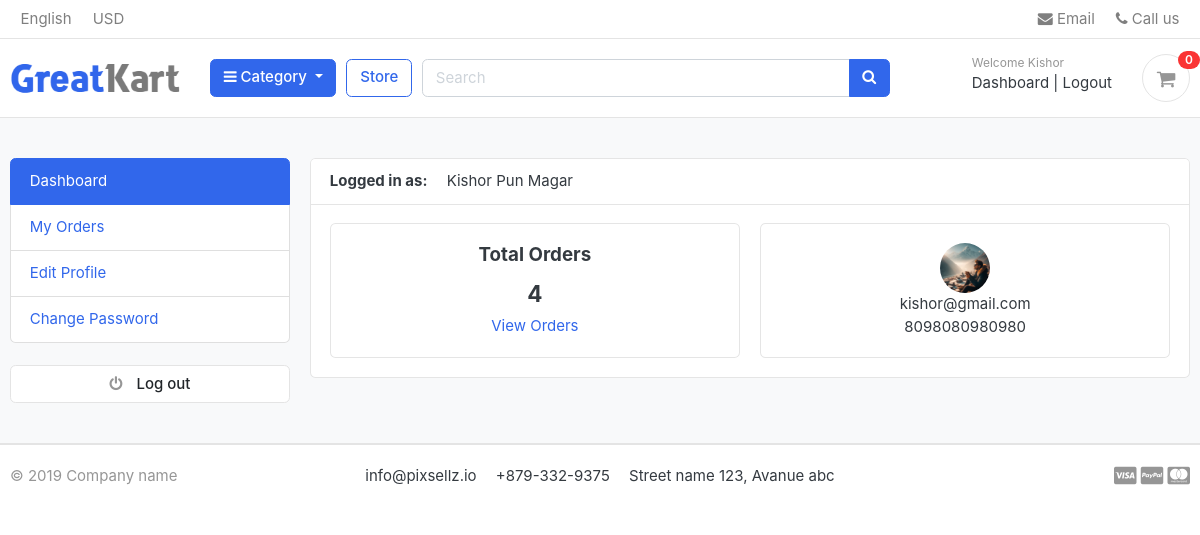
Page /accounts/ (signed in) on the committed database.
### accounts/models.py (models this page shows, shortened)
class Account(AbstractBaseUser):
    first_name = models.CharField(max_length=50, null=True, blank=True)
    last_name = models.CharField(max_length=50, null=True, blank=True)
    username = models.CharField(max_length=50, unique=True, blank=True, null=True)
    email = models.EmailField(unique=True)
    phone_number = models.CharField(max_length=15, null=True, blank=True)
    date_joined = models.DateTimeField(auto_now_add=True)
    last_login = models.DateTimeField(auto_now_add=True)
    is_admin = models.BooleanField(default=False)
    is_staff = models.BooleanField(default=False)
    is_active = models.BooleanField(default=False)
    is_superadmin = models.BooleanField(default=False)
    USERNAME_FIELD = 'email'
    REQUIRED_FIELDS = ['first_name', 'last_name', 'username']
    objects = MyAccountManager()
    def full_name(self):
        return f'{self.first_name} {self.last_name}'

class UserProfile(models.Model):
    user = models.OneToOneField(Account, on_delete=models.CASCADE)
    profile_picture = models.ImageField(blank=True, null=True, upload_to='static/userprofile')
    address_line_1 = models.CharField(max_length=100)
    address_line_2 = models.CharField(max_length=100, null=True, blank=True)
    country = models.CharField(max_length=50)
    state = models.CharField(max_length=50)
    city = models.CharField(max_length=50)

### accounts/views.py (the view)
# urls.py: path('', dashboard, name='dashboard'),
@login_required(login_url="login")
def dashboard(request):
    userProfile = get_object_or_404(UserProfile, user=request.user)
    orders = Order.objects.order_by('-created_at').filter(user_id=request.user.id, is_order = True)
    orders_count = orders.count()
    context = {
        'orders': orders,
        'orders_count': orders_count,
        'userProfile' : userProfile
    }
    return render(request, 'front/accounts/dashboard.html', context)

### carts/contex_processors.py (called while the page is built)
def counter(request):
    cart_count =0
    if 'admin' in request.path:
        return {}
    else:
        try:
            cart= Cart.objects.filter(cart_id=_cart_id(request))
            if request.user.is_authenticated:
                cart_items = CartItem.objects.all().filter(user=request.user)
            else:
                cart_items = CartItem.objects.all().filter(cart=cart[:1])
            for  cart_item in cart_items:
                cart_count = cart_count +cart_item.quantity
        except Cart.DoesNotExist:
            cart_count = 0
    return  dict(cart_count=cart_count,)

### carts/views.py (called while the page is built)
def _cart_id(request):
    cart = request.session.session_key
    if not cart:
        cart = request.session.create()
    return cart

### category/contex_processors.py (called while the page is built)
def menu_links(request):
    links = Category.objects.all()
    return {'links':links}

### category/models.py (called while the page is built)
    def get_url(self):
        return reverse('product_by_category', args=[self.slug])

### templates/front/accounts/dashboard.html (shortened to what this page needs)
{% extends "front/layouts/base.html" %}
{% load static %}
{% block content %}
<section class="section-conten padding-y bg">
    <div class="container">
        <div class="row">
        {% include "front/layouts/dashboard_sidebar.html" %}
        <main class="col-md-9">
            <article class="card">
                <header class="card-header">
                    <strong class="d-inline-block mr-3">Logged in as:</strong>
                    <span>{{request.user.full_name | capfirst}} </span>
                </header>
                <div class="card-body">
                    <div class="row">
                        <div class="col-md-6">
                            <div class="card" style="text-align:center">
                                <div class="card-body">
                                    <h5 class="card-title">Total Orders</h5>
                                    <h4>{{orders_count}}</h4>
                                    <a href="{% url 'my_orders' %}">View Orders</a>
                                </div>
                            </div>
                        </div>
                        <div class="col-md-6">
                            <div class="card" style="text-align:center">
                                <div class="card-body">
                                    <img src="{{userProfile.profile_picture.url}}" alt="User Profile" width="50" height="50" style="border-radius:50%;"/>
                                    <p class="mb-0">{{request.user.email}}</p>
                                    <p class="mb-0">{{request.user.phone_number}}</p>
                                </div>
                            </div>
                        </div>
                    </div>
                </div>
            </article>
        </main>
    </div>
    </div>
    </section>
{% endblock %}

### templates/front/layouts/header.html (shortened to what this page needs)
{% load static %}
<header class="section-header">
    <nav class="navbar p-md-0 navbar-expand-sm navbar-light border-bottom">
        <div class="container">
        <div class="collapse navbar-collapse" id="navbarTop4">
            <ul class="navbar-nav mr-auto">
                <li class="nav-item dropdown">
                    <a href="#" class="nav-link">   English </a>
                </li>
                <li class="nav-item dropdown">
                    <a href="#" class="nav-link"> USD </a>
                </li>
            </ul>
            <ul class="navbar-nav">
                <li><a href="#" class="nav-link"> <i class="fa fa-envelope"></i> Email </a></li>
                <li><a href="#" class="nav-link"> <i class="fa fa-phone"></i> Call us </a></li>
            </ul>
        </div>
        </div>
    </nav>
    <section class="header-main border-bottom">
        <div class="container">
    <div class="row align-items-center">
        <div class="col-lg-2 col-md-3 col-6">
            <a href="{% url "index" %}" class="brand-wrap">
                <img class="logo" src="{% static 'front/images/logo.png' %}">
            </a>
        </div>
        <div class="col-lg col-sm col-md col-6 flex-grow-0">
            <div class="category-wrap dropdown d-inline-block float-right">
                <button type="button" class="btn btn-primary dropdown-toggle" data-toggle="dropdown">
                    <i class="fa fa-bars"></i> Category
                </button>
            </div>
        </div>
        <a href="{% url 'store' %}" class="btn btn-outline-primary">Store</a>
        <div class="col-lg  col-md-6 col-sm-12 col">
            <form action="{% url 'search' %}" class="search">
                <div class="input-group w-100">
                    <input type="text" class="form-control" style="width:60%;" placeholder="Search" name="keywords"
                    >
                    <div class="input-group-append">
                      <button class="btn btn-primary" type="submit">
                        <i class="fa fa-search"></i>
                      </button>
                    </div>
                </div>
            </form>
        </div>
        <div class="col-lg-3 col-sm-6 col-8 order-2 order-lg-3">
                    <div class="d-flex justify-content-end mb-3 mb-lg-0">
                        <div class="widget-header">
                            <small class="title text-muted">Welcome
                                {% if request.user.is_authenticated %}
                                    {{request.user.first_name | capfirst}}
                                {% else %}
                                    guest!
                                {% endif %}
                            </small>
                            <div>
                                {% if request.user.is_authenticated %}
                                    <a href="{% url 'dashboard' %}">Dashboard</a> <span class="dark-transp"> | </span>
                                    <a href="{% url 'logout' %}"> Logout</a>
                                {% else %}
                                    <a href="{% url 'login' %}">Sign in</a> <span class="dark-transp"> | </span>
                                    <a href="{% url 'register' %}"> Register</a>
                                {% endif %}
                            </div>
                        </div>
                        <a href="{% url 'carts' %}" class="widget-header pl-3 ml-3">
                            <div class="icon icon-sm rounded-circle border"><i class="fa fa-shopping-cart"></i></div>
                            <span class="badge badge-pill badge-danger notify">{{cart_count}}</span>
                        </a>
                    </div>
                </div>
    </div>
        </div>
    </section>
    </header>

### static/front/css/ui.css (style rules this page uses)
html { font-family: "Inter", sans-serif; font-size: 15px; }
.icon-xs, .icon-sm, .icon-md, .icon-lg { display: inline-block; text-align: center; flex-shrink: 0; flex-grow: 0; }
.icon-sm { width: 48px; height: 48px; line-height: 48px !important; font-size: 20px; }
.padding-y { padding-top: 40px; padding-bottom: 40px; }
article:after, .form-group:after { display: block; clear: both; content: ""; }
.bg { background-color: #f8f9fa; }
p:last-child { margin-bottom: 0; }
.header-main { position: relative; padding-top: 1rem; padding-bottom: 1rem; }
.brand-wrap .logo, .navbar-brand .logo { margin-right: 7px; max-height: 42px; display: inline-block; }
.widget-header { display: inline-block; vertical-align: middle; position: relative; }
.widget-header a { color: #343a40; }
.widget-header i { color: #969696; }
.widget-header .title { display: block; }
.widget-header .notify { position: absolute; top: -3px; right: -10px; }
.notify { position: absolute; top: -4px; right: -10px; display: inline-block; padding: 0.25em 0.6em; font-size: 12px; line-height: 1; text-align: center; border-radius: 3rem; color: #fff; background-color: #fa3434; }

### rows in the picture
Account: user.first_name "Kishor", user.full_name "Kishor Pun Magar", user.email "kishor@gmail.com", user.phone_number "8098080980980"
UserProfile: profile_picture (picture)

### other values in the picture
{{ cart_count }} "0"
{{ orders_count }} "4"
